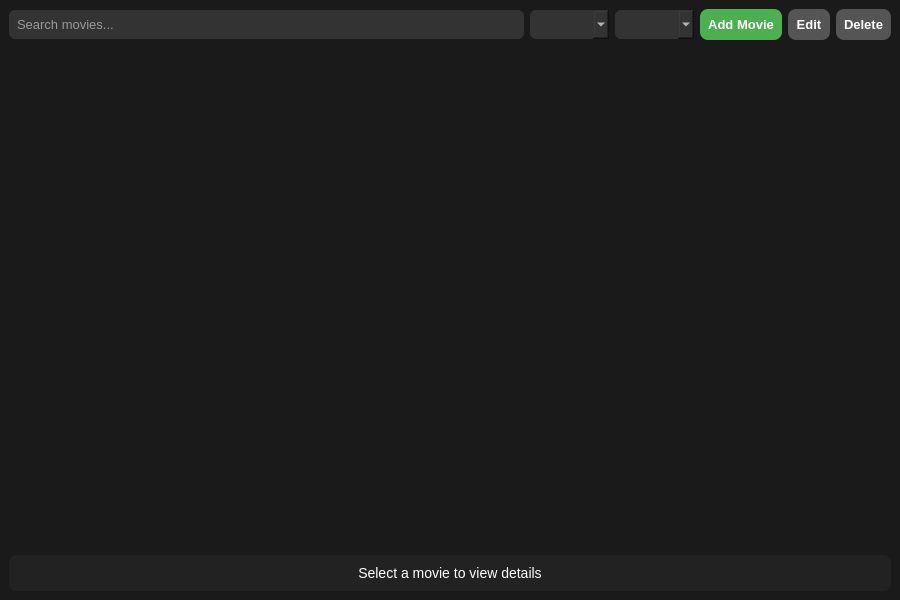
<?xml version="1.0" encoding="UTF-8"?>
<ui version="4.0">
 <class>MovieOrganizer</class>
 <widget class="QMainWindow" name="MovieOrganizer">
  <property name="geometry">
   <rect>
    <x>0</x>
    <y>0</y>
    <width>900</width>
    <height>600</height>
   </rect>
  </property>
  <property name="windowTitle">
   <string>Movie Collection Organizer</string>
  </property>
  <property name="styleSheet"><string>
QMainWindow { background-color: #1a1a1a; }
QLineEdit, QComboBox {
    background-color: #333;
    color: white;
    border-radius: 6px;
    padding: 6px;
    font-size: 13px;
}
QPushButton {
    background-color: #4CAF50;
    color: white;
    border-radius: 8px;
    padding: 8px;
    font-weight: bold;
    font-size: 13px;
}
QPushButton#editButton, QPushButton#deleteButton {
    background-color: #555;
}
QPushButton:hover {
    background-color: #45a049;
}
QPushButton#editButton:hover, QPushButton#deleteButton:hover {
    background-color: #666;
}
QLabel {
    color: white;
    font-size: 14px;
}
QScrollArea {
    background-color: transparent;
    border: none;
}
QWidget#carouselContainer {
    background-color: transparent;
}
QLabel#movieDetailsLabel {
    color:white;
    font-size:14px;
    padding:10px;
    background-color: #222;
    border-radius: 8px;
}

/* --- STYLES FOR DYNAMIC MOVIE CARDS --- */
QFrame#movieCard { <!-- line 388 in movie_organizer.py -->
    background: #222;
    border-radius: 10px;
}
QLabel#moviePoster { <!-- line 396 in movie_organizer.py -->
    color: gray;
    background-color: #111;
    border-radius: 5px;
    min-height: 160px; /* Ensure space for poster */
}
QLabel#movieTitle { <!-- line 401 in movie_organizer.py -->
    color: white;
    font-weight: bold;
}
QLabel#movieRating { <!-- line 405 in movie_organizer.py -->
    color: gold;
}
/* Style for when a card is selected */
QFrame#movieCard[selected="true"] {
    background: #444;
    border: 2px solid gold;
    border-radius: 10px;
}
/* --- END DYNAMIC STYLES --- */

</string></property>
  <widget class="QWidget" name="centralwidget">
   <layout class="QVBoxLayout" name="verticalLayout">

    <!-- Top bar -->
    <item>
     <layout class="QHBoxLayout" name="topBarLayout" >
      <item>
       <widget class="QLineEdit" name="searchEdit">
        <property name="placeholderText">
         <string>Search movies...</string>
        </property>
       </widget>
      </item>

      <item>
       <widget class="QComboBox" name="genreCombo"/>
      </item>

      <item>
       <widget class="QComboBox" name="sortCombo">
        <property name="toolTip"><string>Sort Movies By</string></property>
       </widget>
      </item>

      <item><widget class="QPushButton" name="addButton">
        <property name="text"><string>Add Movie</string></property>
       </widget></item>
      <item><widget class="QPushButton" name="editButton">
        <property name="text"><string>Edit</string></property>
       </widget></item>
      <item><widget class="QPushButton" name="deleteButton">
        <property name="text"><string>Delete</string></property>
       </widget></item>
     </layout>
    </item>

    <!-- Carousel Section -->
    <item>
     <widget class="QScrollArea" name="scrollArea">
      <property name="widgetResizable">
       <bool>true</bool>
      </property>
      <widget class="QWidget" name="carouselContainer">
       <layout class="QHBoxLayout" name="carouselLayout">
        <property name="spacing">
         <number>20</number>
        </property>
        <item>
         <spacer name="horizontalSpacer">
          <property name="orientation">
           <enum>Qt::Horizontal</enum>
          </property>
          <property name="sizeHint" stdset="0">
           <size>
            <width>40</width>
            <height>20</height>
           </size>
          </property>
         </spacer>
        </item>
       </layout>
      </widget>
     </widget>
    </item>

    <!-- Bottom Details -->
    <item>
     <widget class="QLabel" name="movieDetailsLabel">
      <property name="text">
       <string>Select a movie to view details</string>
      </property>
      <property name="alignment">
       <set>Qt::AlignCenter</set>
      </property>
     </widget>
    </item>

   </layout>
  </widget>
 </widget>
 <resources/>
 <connections/>
</ui>
